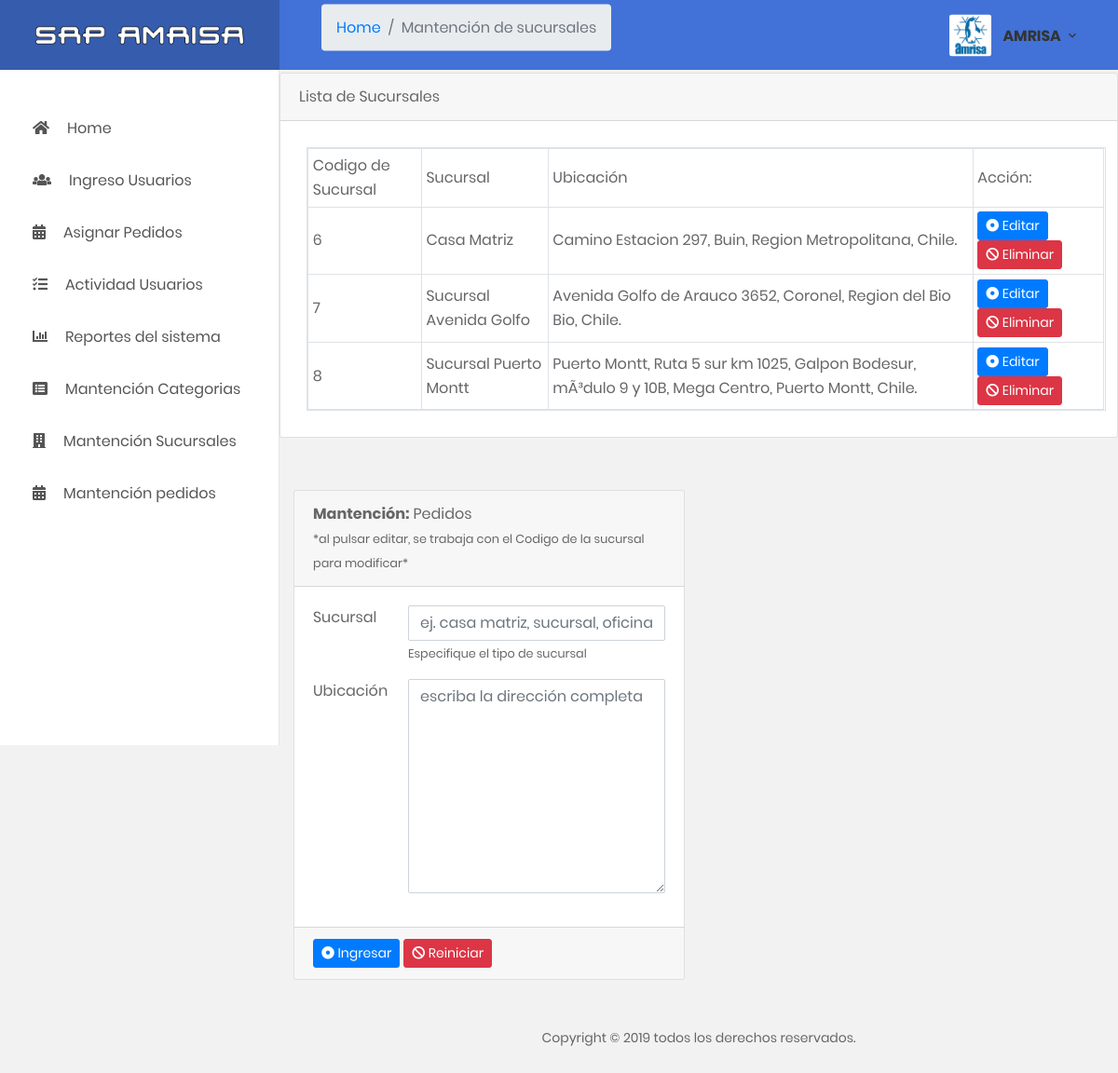
The page /mantenedorsucursales.php (signed in) on the database its author committed.
### tables this page shows
CREATE TABLE IF NOT EXISTS `sucursales` (
  `idSucursal` int(50) NOT NULL AUTO_INCREMENT,
  `sucursal` varchar(50) NOT NULL,
  `ubicacion` varchar(100) NOT NULL,
  PRIMARY KEY (`idSucursal`),
  KEY `idSucursal` (`idSucursal`)
);

### mantenedorsucursales.php (the view, shortened to what this page needs)
<?php
include_once'funcmantenedorsucursales.php';
?>
<!DOCTYPE html>
<html lang="en">
<head>
    <link href="css/font-face.css" rel="stylesheet" media="all">
    <link href="vendor/font-awesome-4.7/css/font-awesome.min.css" rel="stylesheet" media="all">
    <link href="vendor/font-awesome-5/css/fontawesome-all.min.css" rel="stylesheet" media="all">
    <link href="vendor/mdi-font/css/material-design-iconic-font.min.css" rel="stylesheet" media="all">
    <link href="vendor/bootstrap-4.1/bootstrap.min.css" rel="stylesheet" media="all">
    <link href="vendor/animsition/animsition.min.css" rel="stylesheet" media="all">
    <link href="vendor/bootstrap-progressbar/bootstrap-progressbar-3.3.4.min.css" rel="stylesheet" media="all">
    <link href="vendor/wow/animate.css" rel="stylesheet" media="all">
    <link href="vendor/css-hamburgers/hamburgers.min.css" rel="stylesheet" media="all">
    <link href="vendor/slick/slick.css" rel="stylesheet" media="all">
    <link href="vendor/select2/select2.min.css" rel="stylesheet" media="all">
    <link href="vendor/perfect-scrollbar/perfect-scrollbar.css" rel="stylesheet" media="all">
    <link href="vendor/vector-map/jqvmap.min.css" rel="stylesheet" media="all">
    <link href="css/theme.css" rel="stylesheet" media="all">
</head>
<body >
    <div class="page-wrapper">
       <aside class="menu-sidebar2">
            <div class="logo">
                <a href="index2.php">
                    <img src="images/srp.png" alt="Cool Admin" />
                </a>
            </div>
            <div class="menu-sidebar2__content js-scrollbar1">
                <nav class="navbar-sidebar">
                    <ul class="list-unstyled navbar__list">
                                <li>
                                    <a href="index2.php">
                                        <i class="fas fa-home"></i>Home</a>
                                </li>
                                <li>
                                    <a href="mantenedorusuarios.php">
                                        <i class="fas fa-users"></i>Ingreso Usuarios</a>
                                </li>
                                <li>
                                    <a href="asignacionproducto.php">
                                        <i class="fas fa-calendar-alt"></i>Asignar Pedidos</a>
                                </li>
                                <li>
                                    <a href="auditoria.php">
                                        <i class="fas fa-tasks"></i></i>Actividad Usuarios</a>
                                </li>
                                <li>
                                    <a href="zonareportes.php">
                                        <i class="fa fa-bar-chart" aria-hidden="true"></i>Reportes del sistema</a>
                                </li>
                                <li>
                                    <a href="mantenedorcategorias.php">
                                        <i class="fa fa-list-alt"></i>Mantención Categorias</a>
                                </li>
                                <li>
                                    <a href="mantenedorsucursales.php">
                                        <i class="fas fa-building"></i>Mantención Sucursales</a>
                                </li>
                                  <li>
                                    <a href="mantenedorpedidos.php">
                                        <i class="fas fa-calendar-alt"></i>Mantención pedidos</a>
                                </li>
                    </ul>
                </nav>
            </div>
        </aside>
        <div class="page-container2">
            <header class="header-desktop2">
                <div class="section__content section__content--p30">
                    <div class="container-fluid">
                        <div class="header-wrap">
                            <div class="header-button">
                                <div class="noti-wrap">
                                    <nav aria-label="breadcrumb">
  <ol class="breadcrumb">
    <li class="breadcrumb-item"><a href="index2.php">Home</a></li>
    <li class="breadcrumb-item active" aria-current="page">Mantención de sucursales</li>
  </ol>
</nav>
                                </div>
                            </div>
                             <div class="account-wrap">
                                    <div class="account-item clearfix js-item-menu">
                                        <div class="image">
                                            <img src="images/amrisalogo.jpg" alt="John Doe" />
                                        </div>
                                        <div class="content">
                                            <a class="js-acc-btn" href="#"> <b><?php echo $_SESSION['nombreEmpresa']; ?> </b></a>
                                        </div>
                                    </div>
                                </div>
                        </div>
                    </div>
                </div>
            </header>
<br>
<br>
<br>
<div class="container-fluid">
    <div class="row">
<div class="card" >
                                    <div class="card-header">Lista de Sucursales</div>
                                    <div class="card-body card-block">
    <table class="table-sm table-bordered table-responsive">
        <tr>
            <td>Codigo de Sucursal</td>
            <td>Sucursal</td>
            <td>Ubicación</td>
            <td>Acción:</td>
        </tr>
        <?php
                    include'conexion.php';
                    $res = $mysqli->query("SELECT * FROM sucursales");
                    while($r=$res->fetch_array())
                    {
            ?>
      <tr>
            <td><?php echo $r['idSucursal'] ?></td>
            <td><?php echo $r['sucursal']?></td>
            <td><?php echo $r['ubicacion']?></td>
            <td>
                <a  class="btn btn-primary btn-sm" href="?edit=<?php echo $r['idSucursal']; ?>" onclick="return confirm('seguro que desea editar ?'); " >
                                            <i class="fa fa-dot-circle-o"></i> Editar
                                        </a>
                                        <a  class="btn btn-danger btn-sm" href="?del=<?php echo $r['idSucursal']; ?>" onclick="return confirm('seguro que desea eliminar?'); ">
                                            <i class="fa fa-ban"></i> Eliminar
                                    </a>
            </td>
        </tr>
        <?php } ?>
    </table>
    </div>
</div>
</div>
</div>
    <br>
<div class="col-lg-6">
                                <div class="card">
                                    <div class="card-header">
                                        <strong>Mantención:</strong> Pedidos
                                        <br>
                                        <p><small>*al pulsar editar, se trabaja con el Codigo de la sucursal para modificar*</small></p>
                                    </div>
                                    <div class="card-body card-block">
                                        <form  method="post" enctype="multipart/form-data" class="form-horizontal">
                                            <div class="row form-group">
                                                <div class="col col-md-3">
                                                    <label for="password-input" class=" form-control-label">Sucursal</label>
                                                </div>
                                                <div class="col-12 col-md-9">
                                                    <input type="form-text" id="txtsucursal" name="txtsucursal" placeholder="ej. casa matriz, sucursal, oficina, etc." class="form-control" value="<?php if(isset($_GET['edit'])) echo $getROW['sucursal'];  ?>" required>
                                                    <small class="help-block form-text">Especifique el tipo de sucursal</small>
                                                </div>
                                            </div>
                                            <div class="row form-group">
                                                <div class="col col-md-3">
                                                    <label for="textarea-input" class=" form-control-label">Ubicación</label>
                                                </div>
                                                <div class="col-12 col-md-9">
                                                    <textarea name="txtubicacion" id="txtubicacion" rows="9" minlength="10" placeholder="escriba la dirección completa" class="form-control" value="<?php if(isset($_GET['edit'])) echo $getROW['ubicacion'];  ?>" required></textarea>
                                                </div>
                                            </div>
                                    </div>
                                    <div class="card-footer">
                                        <?php
                                    if(isset($_GET['edit']))
{
 ?>
                                        <button type="submit" class="btn btn-primary btn-sm"  name="update">
                                            <i class="fa fa-dot-circle-o" ></i> Update
                                        </button>
                                        <?php
}
else
{
 ?>
                                        <button type="submit" class="btn btn-primary btn-sm"  name="save">
                                            <i class="fa fa-dot-circle-o"></i> Ingresar
                                        </button>
                                         <?php
}
?>
                                        <button type="reset" class="btn btn-danger btn-sm" name="reset" >
                                            <i class="fa fa-ban"></i> Reiniciar
                                        </button>
                                    </div>
                                </div>
                            </div>
            <section>
                <div class="container-fluid">
                    <div class="row">
                        <div class="col-md-12">
                            <div class="copyright">
                                <p>Copyright © 2019 todos los derechos reservados.</p>
                            </div>
                        </div>
                    </div>
                </div>
            </section>
        </div>
    </div>
</body>
</html>

### rows shown on the page
sucursales: idSucursal "6", sucursal "Casa Matriz", ubicacion "Camino Estacion 297, Buin, Region Metropolitana, Chile."
sucursales: idSucursal "7", sucursal "Sucursal Avenida Golfo", ubicacion "Avenida Golfo de Arauco 3652, Coronel, Region del Bio Bio, Chile."
sucursales: idSucursal "8", sucursal "Sucursal Puerto Montt", ubicacion "Puerto Montt, Ruta 5 sur km 1025, Galpon Bodesur, mÃ³dulo 9 y 10B, Mega Centro, Puerto Montt, Chile."

### other values the page prints
$_SESSION['nombreEmpresa'] "AMRISA"
